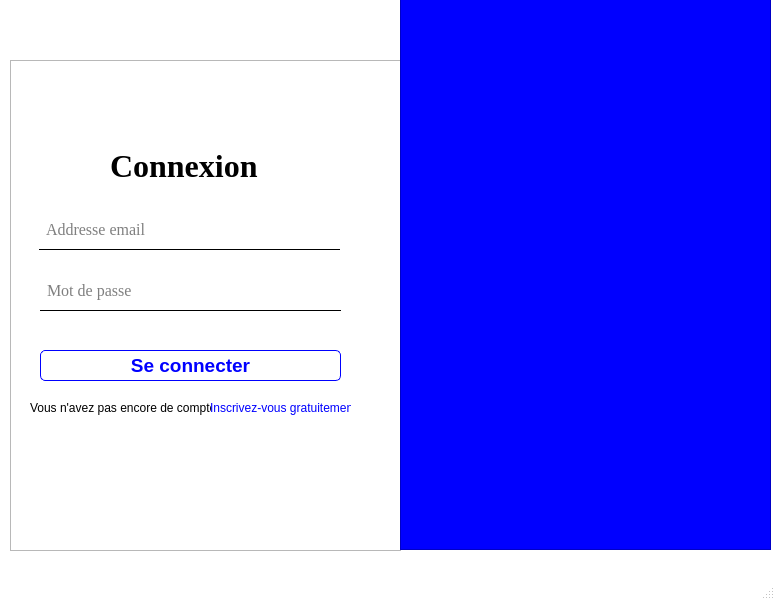
<?xml version="1.0" encoding="UTF-8"?>
<ui version="4.0">
 <class>MainWindow</class>
 <widget class="QMainWindow" name="MainWindow">
  <property name="geometry">
   <rect>
    <x>0</x>
    <y>0</y>
    <width>775</width>
    <height>600</height>
   </rect>
  </property>
  <property name="font">
   <font>
    <pointsize>-1</pointsize>
   </font>
  </property>
  <property name="windowTitle">
   <string>MainWindow</string>
  </property>
  <property name="styleSheet">
   <string notr="true">QMainWindow {
font-size: 14px;
background-color: white;
}</string>
  </property>
  <widget class="QWidget" name="centralwidget">
   <widget class="QFrame" name="frame">
    <property name="geometry">
     <rect>
      <x>10</x>
      <y>60</y>
      <width>391</width>
      <height>491</height>
     </rect>
    </property>
    <property name="font">
     <font>
      <kerning>false</kerning>
     </font>
    </property>
    <property name="frameShape">
     <enum>QFrame::StyledPanel</enum>
    </property>
    <property name="frameShadow">
     <enum>QFrame::Raised</enum>
    </property>
    <widget class="QLabel" name="label">
     <property name="geometry">
      <rect>
       <x>100</x>
       <y>90</y>
       <width>161</width>
       <height>31</height>
      </rect>
     </property>
     <property name="font">
      <font>
       <family>Times New Roman</family>
       <pointsize>24</pointsize>
       <weight>75</weight>
       <bold>true</bold>
       <underline>false</underline>
      </font>
     </property>
     <property name="text">
      <string>Connexion</string>
     </property>
    </widget>
    <widget class="QLineEdit" name="lineEdit">
     <property name="enabled">
      <bool>true</bool>
     </property>
     <property name="geometry">
      <rect>
       <x>29</x>
       <y>149</y>
       <width>301</width>
       <height>41</height>
      </rect>
     </property>
     <property name="font">
      <font>
       <family>Times New Roman</family>
       <pointsize>12</pointsize>
      </font>
     </property>
     <property name="statusTip">
      <string/>
     </property>
     <property name="styleSheet">
      <string notr="true">QLineEdit {
border: 1px solid black;
border-top: 0px;
border-left: 0px;
border-right: 0px;
padding: 5px;
}</string>
     </property>
     <property name="inputMask">
      <string/>
     </property>
     <property name="text">
      <string/>
     </property>
     <property name="placeholderText">
      <string>Addresse email</string>
     </property>
    </widget>
    <widget class="QLineEdit" name="lineEdit_2">
     <property name="enabled">
      <bool>true</bool>
     </property>
     <property name="geometry">
      <rect>
       <x>30</x>
       <y>210</y>
       <width>301</width>
       <height>41</height>
      </rect>
     </property>
     <property name="font">
      <font>
       <family>Times New Roman</family>
       <pointsize>12</pointsize>
      </font>
     </property>
     <property name="statusTip">
      <string/>
     </property>
     <property name="styleSheet">
      <string notr="true">QLineEdit {
border: 1px solid black;
border-top: 0px;
border-left: 0px;
border-right: 0px;
padding: 5px;
}</string>
     </property>
     <property name="inputMask">
      <string/>
     </property>
     <property name="text">
      <string/>
     </property>
     <property name="placeholderText">
      <string>Mot de passe</string>
     </property>
    </widget>
    <widget class="QPushButton" name="connection">
     <property name="geometry">
      <rect>
       <x>30</x>
       <y>290</y>
       <width>301</width>
       <height>31</height>
      </rect>
     </property>
     <property name="font">
      <font>
       <family>Arial</family>
       <pointsize>14</pointsize>
       <weight>75</weight>
       <bold>true</bold>
      </font>
     </property>
     <property name="styleSheet">
      <string notr="true">QPushButton#connection {
background-color:  white;
color: rgb(0, 0, 255);
border-radius: 5px;
border: 1px solid rgb(0, 0, 255);
}

QPushButton#connection::hover {
background-color:  rgb(0, 0, 255);
color: white;
border-radius: 5px;
border: 1px solid rgb(0, 0, 255);
}</string>
     </property>
     <property name="text">
      <string>Se connecter</string>
     </property>
    </widget>
    <widget class="QLabel" name="label_2">
     <property name="geometry">
      <rect>
       <x>20</x>
       <y>340</y>
       <width>181</width>
       <height>16</height>
      </rect>
     </property>
     <property name="text">
      <string>Vous n'avez pas encore de compte ?</string>
     </property>
    </widget>
    <widget class="QLabel" name="inscription">
     <property name="geometry">
      <rect>
       <x>200</x>
       <y>340</y>
       <width>141</width>
       <height>16</height>
      </rect>
     </property>
     <property name="font">
      <font>
       <underline>false</underline>
      </font>
     </property>
     <property name="styleSheet">
      <string notr="true">QLabel#inscription {
color: rgb(0, 0, 255);
}

QLabel#inscription::hover {
font-weight: bold;
text-decoration: underline;
}</string>
     </property>
     <property name="text">
      <string>Inscrivez-vous gratuitement</string>
     </property>
    </widget>
   </widget>
   <widget class="QLabel" name="logo">
    <property name="geometry">
     <rect>
      <x>20</x>
      <y>10</y>
      <width>81</width>
      <height>31</height>
     </rect>
    </property>
    <property name="styleSheet">
     <string notr="true"/>
    </property>
    <property name="text">
     <string/>
    </property>
   </widget>
   <widget class="QFrame" name="frame_2">
    <property name="geometry">
     <rect>
      <x>400</x>
      <y>-1</y>
      <width>371</width>
      <height>551</height>
     </rect>
    </property>
    <property name="styleSheet">
     <string notr="true">background-color: rgb(0, 0, 255);
color: rgb(0, 0, 255);</string>
    </property>
    <property name="frameShape">
     <enum>QFrame::StyledPanel</enum>
    </property>
    <property name="frameShadow">
     <enum>QFrame::Raised</enum>
    </property>
   </widget>
  </widget>
  <widget class="QMenuBar" name="menubar">
   <property name="geometry">
    <rect>
     <x>0</x>
     <y>0</y>
     <width>775</width>
     <height>21</height>
    </rect>
   </property>
  </widget>
  <widget class="QStatusBar" name="statusbar"/>
 </widget>
 <resources/>
 <connections/>
</ui>
